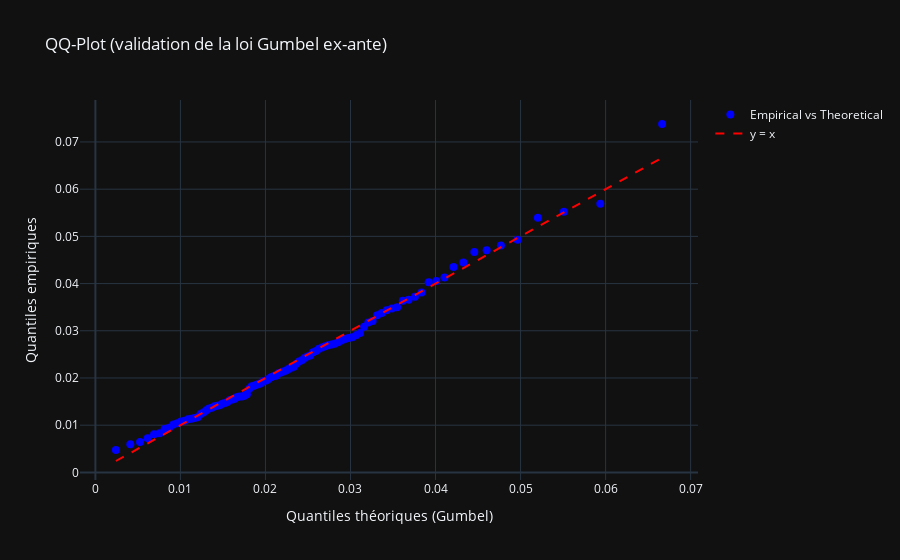

Notebook code cell kept with this figure:
### Markdown cell above
Plutôt que d'entraîner une Gumbel et une GEV, nous avons opter pour un traitement automatique consistent à estimer les deux modèle et à les comparer sur la base d'un test anova. Ce test permet de confronter l'hypothèse de nullité du paramètre xi Le meilleur modèle est alors celui qui est conservé.

### Code cell
print("Gumbel plot, GEV")
result["qqplot_gev"]
